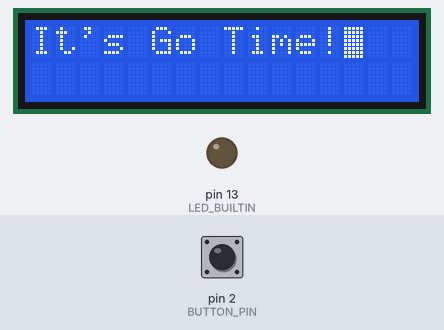
The sketch below on a simulated Arduino Uno, built with avr-gcc and run on an emulated ATmega328P. Parts: 16×2 character LCD, output pins drawn as LEDs (lit = HIGH). Inputs (shaded band) come from the test bench; at power-on: pin 2 (BUTTON_PIN) LOW. What the sketch prints to the serial monitor is not drawn.

Above: at 1.3 s.
1.4 s: pin 2 (BUTTON_PIN) pulled HIGH for 0.15 s
At 1.47 s:
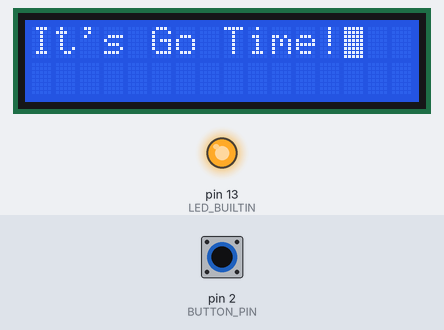
3.0 s: pin 2 (BUTTON_PIN) pulled HIGH for 3.2 s
At 7.6 s:
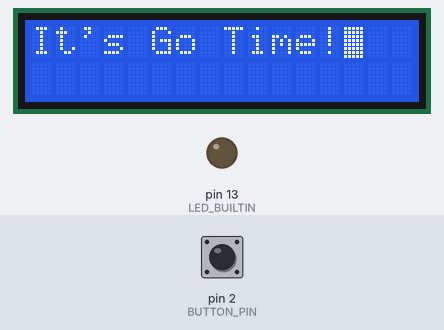
Timing chart, 0 to 9.1 s (numbered marks = the images above; inputs shaded):
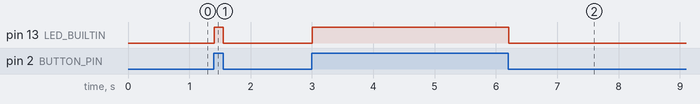

Measured:
- after the input at 1.4 s, pin 13 (LED_BUILTIN): LOW → HIGH at once, → LOW 0.15 s later
- after the input at 3.0 s, pin 13 (LED_BUILTIN): LOW → HIGH at once, → LOW 3.2 s later

The sketch:

GoTime.ino
```cpp
#include <arduino.h>
#include <Wire.h>

#include "LiquidCrystal_I2C.h"

#define BUTTON_PIN 2

#define LIQUID_CRYSTAL_I2C_ADDRESS 0x3f
#define LIQUID_CRYSTAL_COLUMNS 16
#define LIQUID_CRYSTAL_ROWS 2

void initializePins();
void initializeSerial();
void initializeLcd();
void readInput();
void onButtonDown();
void onButtonUp();
void writeText();

int input;
int previousInput;
LiquidCrystal_I2C lcd(LIQUID_CRYSTAL_I2C_ADDRESS, LIQUID_CRYSTAL_COLUMNS, LIQUID_CRYSTAL_ROWS);

void setup()
{
    initializePins();
    initializeSerial();
    initializeLcd();
}

void initializePins()
{
    pinMode(BUTTON_PIN, INPUT);
    pinMode(LED_BUILTIN, OUTPUT);

    input = LOW;
    digitalWrite(BUTTON_PIN, LOW);
    digitalWrite(LED_BUILTIN, LOW);
}

void initializeSerial()
{
    initializeLcd();

    Serial.begin(9600);
    while (!Serial) { }
    Serial.println("\nIt's Go Time!");
}

void initializeLcd()
{
    lcd.begin();
    lcd.backlight();
    lcd.print("It's Go Time!");
    lcd.blink();
}

void loop()
{
    readInput();
    writeText();
}

void readInput()
{
    delay(50);
    previousInput = input;
    input = digitalRead(BUTTON_PIN);

    if (previousInput == input)
    {
        return;
    }

    if (input == HIGH)
    {
        onButtonDown();
    }
    else
    {
        onButtonUp();
    }
}

void onButtonDown()
{
    digitalWrite(LED_BUILTIN, HIGH);
}

void onButtonUp()
{
    digitalWrite(LED_BUILTIN, LOW);
}

void writeText()
{

}
```
